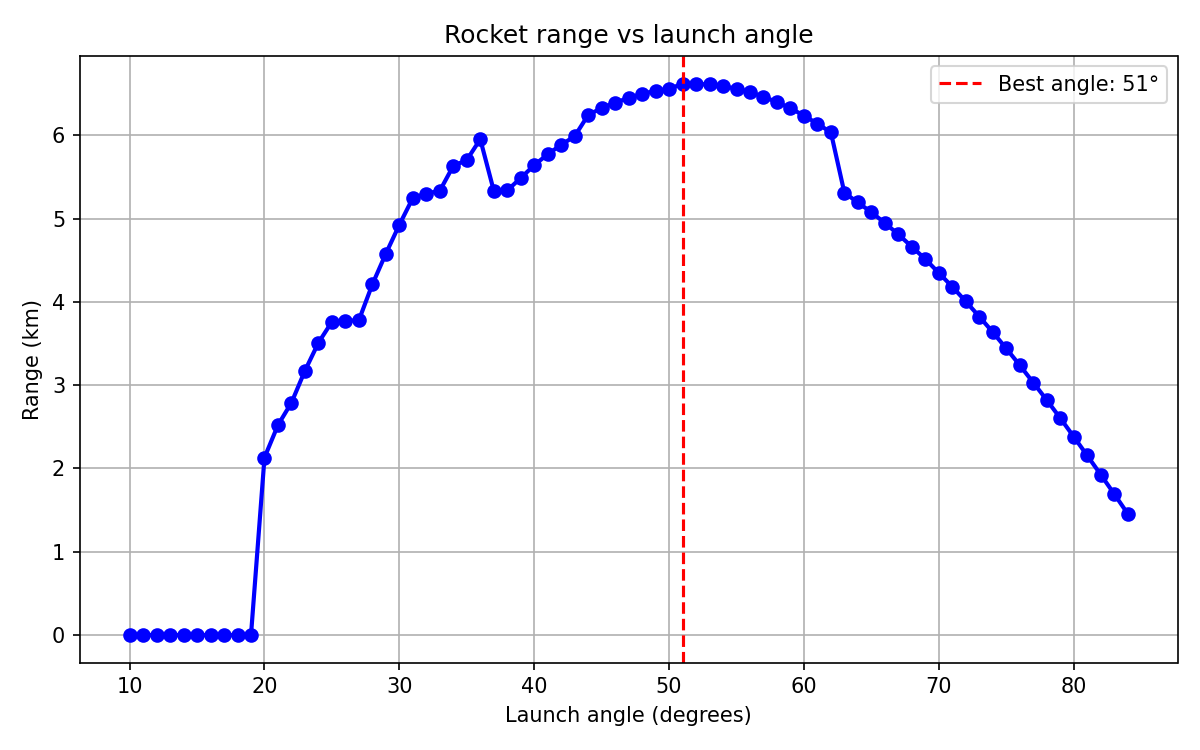

Write the Python code that produced this figure.
from scipy.integrate import solve_ivp
import numpy as np
import matplotlib.pyplot as plt

mass=500; thrust=15000; burn_time=10
Cd=0.3; A=0.05; rho=1.225; g=9.81

def rocket_2d(t, y, angle_rad):
    x, y_pos, vx, vy = y
    speed = np.sqrt(vx**2 + vy**2)
    T = thrust if t <= burn_time else 0
    drag = 0.5 * rho * speed**2 * Cd * A
    drag_x = -drag * vx/speed if speed>0 else 0
    drag_y = -drag * vy/speed if speed>0 else 0
    if t <= burn_time:
        ax = (T*np.cos(angle_rad) + drag_x)/mass
        ay = (T*np.sin(angle_rad) + drag_y)/mass - g
    else:
        ax = drag_x/mass
        ay = drag_y/mass - g
    return [vx, vy, ax, ay]

angles = range(10, 85, 1)
ranges = []

for angle_deg in angles:
    angle_rad = np.radians(angle_deg)
    y0 = [0,0,0,0]
    sol = solve_ivp(
        lambda t,y: rocket_2d(t,y,angle_rad),
        (0,120), y0,
        t_eval=np.linspace(0,120,2000)
    )
    alt = sol.y[1]
    x   = sol.y[0]
    landing = np.where(alt < 0)[0]
    if len(landing) > 0:
        ranges.append(x[landing[0]]/1000)
    else:
        ranges.append(x[-1]/1000)

best_angle = list(angles)[np.argmax(ranges)]
best_range = max(ranges)

plt.figure(figsize=(8,5))
plt.plot(list(angles), ranges, 'bo-', linewidth=2, markersize=6)
plt.axvline(x=best_angle, color='r', linestyle='--',
            label=f'Best angle: {best_angle}°')
plt.xlabel('Launch angle (degrees)')
plt.ylabel('Range (km)')
plt.title('Rocket range vs launch angle')
plt.legend()
plt.grid(True)
plt.tight_layout()
plt.savefig('parametric_study.png', dpi=150)
plt.show()

print(f"Best launch angle: {best_angle}°")
print(f"Maximum range: {best_range:.2f} km")
